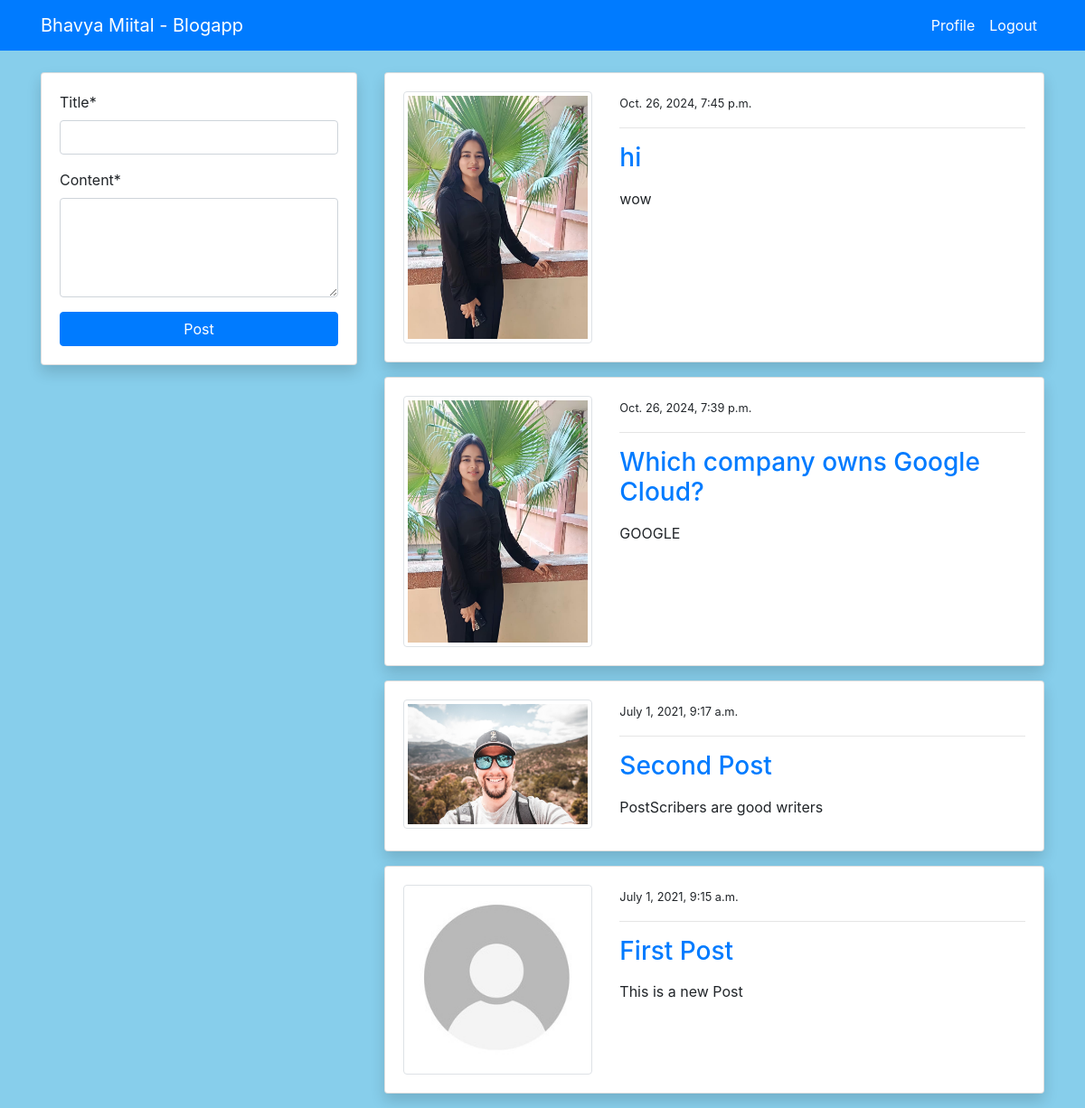
Screenshot of /blog/ (signed in) with the database file from the repository.
### blog/models.py (models this page shows, shortened)
class PostModel(models.Model):
    title = models.CharField(max_length=100)
    content = models.TextField()
    author = models.ForeignKey(User, on_delete=models.CASCADE)
    date_created = models.DateTimeField(auto_now_add=True)
    class Meta:
        ordering = ('-date_created',)

### users/models.py (models this page shows, shortened)
class ProfileModel(models.Model):
    user = models.OneToOneField(User, on_delete=models.CASCADE)
    image = models.ImageField(default='default.jpg', upload_to='profile', validators=[
                              FileExtensionValidator(['png', 'jpg'])])

### blog/views.py (the view)
# urls.py: path('blog/', views.index, name='blog-index'),
@login_required
def index(request):
    posts = PostModel.objects.all()
    if request.method == 'POST':
        form = PostModelForm(request.POST)
        if form.is_valid():
            instance = form.save(commit=False)
            instance.author = request.user
            instance.save()
            return redirect('blog-index')
    else:
        form = PostModelForm()
    context = {
        'posts': posts,
        'form': form
    }
    return render(request, 'blog/index.html', context)

### blog/forms.py
class PostModelForm(forms.ModelForm):
    content = forms.CharField(widget=forms.Textarea(attrs={'rows': 4}))
    class Meta:
        model = PostModel
        fields = ('title', 'content')

### templates/blog/index.html (shortened to what this page needs)
{% extends 'partials/base.html' %}
{% load crispy_forms_tags %}
{% block content %}
<div class="container">
    <div class="row mt-5 pt-3">
        <div class="col-md-4">
            <div class="card my-3 shadow">
                <div class="card-body">
                    <form method="POST">
                        {{ form|crispy }}
                        <input class="btn btn-primary btn-block" type="submit" value="Post">
                    </form>
                </div>
            </div>
        </div>
        <div class="col-md-8">
            {% for post in posts %}
            <div class="card shadow my-3">
                <div class="card-body">
                    <div class="row">
                        <div class="col-md-4">
                            <img class="img-thumbnail" src="{{ post.author.profilemodel.image.url }}" alt="img">
                        </div>
                        <div class="col-md-8">
                            <small>{{ post.date_created }}</small>
                            <hr>
                            <a class="h3" href="{% url 'blog-post-detail' post.id %}">{{ post.title }}</a>
                            <p class="text-justify my-3">
                                {{ post.content }}
                            </p>
                        </div>
                    </div>
                </div>
            </div>
            {% endfor %}
        </div>
    </div>
</div>
{% endblock %}

### templates/blog/index.html (style rules this page uses)
body { background-color: skyblue; }

### rows the page displays
PostModel: author.profilemodel.image (picture), date_created "Oct. 26, 2024, 7:45 p.m.", title "hi", content "wow"
PostModel: author.profilemodel.image (picture), date_created "Oct. 26, 2024, 7:39 p.m.", title "Which company owns Google Cloud?", content "GOOGLE"
PostModel: author.profilemodel.image (picture), date_created "July 1, 2021, 9:17 a.m.", title "Second Post", content "PostScribers are good writers"
PostModel: author.profilemodel.image (placeholder picture), date_created "July 1, 2021, 9:15 a.m.", title "First Post", content "This is a new Post"
